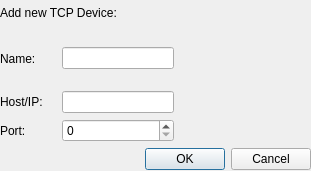
<?xml version="1.0" encoding="UTF-8"?>
<ui version="4.0">
 <class>AddDeviceDialog</class>
 <widget class="QDialog" name="AddDeviceDialog">
  <property name="geometry">
   <rect>
    <x>0</x>
    <y>0</y>
    <width>311</width>
    <height>171</height>
   </rect>
  </property>
  <property name="windowTitle">
   <string>Dialog</string>
  </property>
  <widget class="QWidget" name="">
   <property name="geometry">
    <rect>
     <x>0</x>
     <y>0</y>
     <width>311</width>
     <height>170</height>
    </rect>
   </property>
   <layout class="QGridLayout" name="gridLayout">
    <item row="1" column="3" rowspan="2">
     <widget class="QLabel" name="nameTakenLabel">
      <property name="text">
       <string/>
      </property>
     </widget>
    </item>
    <item row="0" column="2" colspan="2">
     <spacer name="horizontalSpacer_3">
      <property name="orientation">
       <enum>Qt::Horizontal</enum>
      </property>
      <property name="sizeHint" stdset="0">
       <size>
        <width>40</width>
        <height>20</height>
       </size>
      </property>
     </spacer>
    </item>
    <item row="3" column="0">
     <widget class="QLabel" name="addressLabel">
      <property name="text">
       <string>Host/IP:</string>
      </property>
     </widget>
    </item>
    <item row="1" column="0" rowspan="2">
     <widget class="QLabel" name="nameLabel">
      <property name="text">
       <string>Name:</string>
      </property>
     </widget>
    </item>
    <item row="3" column="3">
     <spacer name="horizontalSpacer">
      <property name="orientation">
       <enum>Qt::Horizontal</enum>
      </property>
      <property name="sizeHint" stdset="0">
       <size>
        <width>40</width>
        <height>20</height>
       </size>
      </property>
     </spacer>
    </item>
    <item row="3" column="1" colspan="2">
     <widget class="QLineEdit" name="addressEdit"/>
    </item>
    <item row="4" column="0">
     <widget class="QLabel" name="portLabel">
      <property name="text">
       <string>Port:</string>
      </property>
     </widget>
    </item>
    <item row="0" column="0" colspan="2">
     <widget class="QLabel" name="label">
      <property name="text">
       <string>Add new TCP Device:</string>
      </property>
     </widget>
    </item>
    <item row="1" column="1" rowspan="2" colspan="2">
     <widget class="QLineEdit" name="nameEdit"/>
    </item>
    <item row="5" column="0" colspan="4">
     <widget class="QDialogButtonBox" name="buttonBox">
      <property name="orientation">
       <enum>Qt::Horizontal</enum>
      </property>
      <property name="standardButtons">
       <set>QDialogButtonBox::Cancel|QDialogButtonBox::Ok</set>
      </property>
     </widget>
    </item>
    <item row="4" column="3">
     <spacer name="horizontalSpacer_2">
      <property name="orientation">
       <enum>Qt::Horizontal</enum>
      </property>
      <property name="sizeHint" stdset="0">
       <size>
        <width>40</width>
        <height>20</height>
       </size>
      </property>
     </spacer>
    </item>
    <item row="4" column="1" colspan="2">
     <widget class="QSpinBox" name="portEdit">
      <property name="maximum">
       <number>65535</number>
      </property>
     </widget>
    </item>
   </layout>
  </widget>
  <zorder>buttonBox</zorder>
  <zorder>nameEdit</zorder>
  <zorder>addressEdit</zorder>
  <zorder>portEdit</zorder>
  <zorder>nameLabel</zorder>
  <zorder>addressLabel</zorder>
  <zorder>portLabel</zorder>
  <zorder>nameTakenLabel</zorder>
  <zorder>label</zorder>
  <zorder>nameTakenLabel</zorder>
  <zorder>horizontalSpacer</zorder>
  <zorder>horizontalSpacer_2</zorder>
  <zorder>horizontalSpacer_3</zorder>
 </widget>
 <tabstops>
  <tabstop>nameEdit</tabstop>
  <tabstop>addressEdit</tabstop>
  <tabstop>portEdit</tabstop>
 </tabstops>
 <resources/>
 <connections>
  <connection>
   <sender>buttonBox</sender>
   <signal>accepted()</signal>
   <receiver>AddDeviceDialog</receiver>
   <slot>accept()</slot>
   <hints>
    <hint type="sourcelabel">
     <x>248</x>
     <y>254</y>
    </hint>
    <hint type="destinationlabel">
     <x>157</x>
     <y>274</y>
    </hint>
   </hints>
  </connection>
  <connection>
   <sender>buttonBox</sender>
   <signal>rejected()</signal>
   <receiver>AddDeviceDialog</receiver>
   <slot>reject()</slot>
   <hints>
    <hint type="sourcelabel">
     <x>316</x>
     <y>260</y>
    </hint>
    <hint type="destinationlabel">
     <x>286</x>
     <y>274</y>
    </hint>
   </hints>
  </connection>
 </connections>
</ui>
